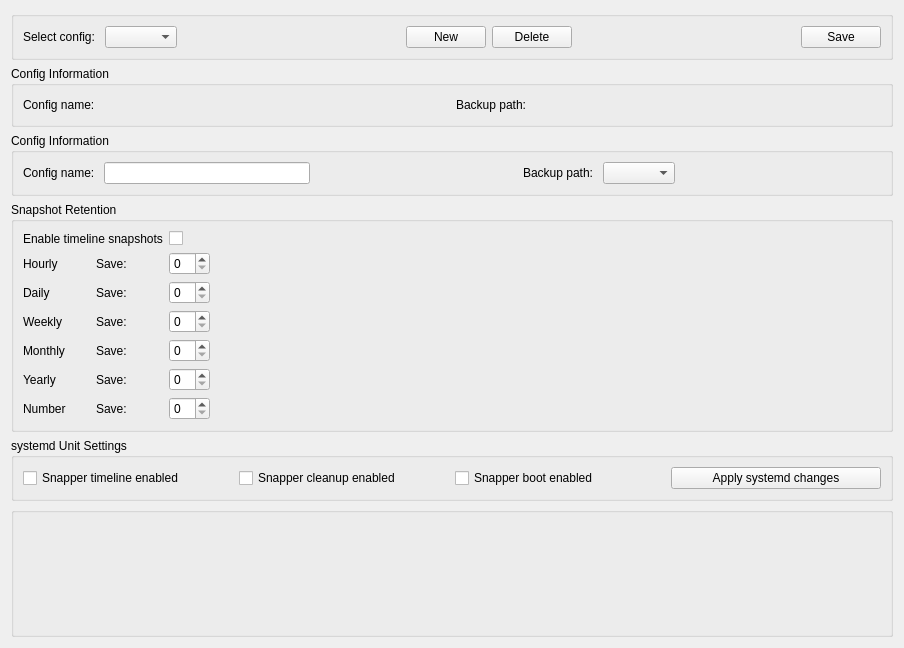
          <widget class="QWidget" name="scrollAreaWidgetContents_6">
           <property name="geometry">
            <rect>
             <x>0</x>
             <y>0</y>
             <width>904</width>
             <height>648</height>
            </rect>
           </property>
           <layout class="QVBoxLayout" name="verticalLayout_2">
            <item>
             <widget class="QGroupBox" name="groupBox_snapperConfigCrud">
              <property name="title">
               <string notr="true"/>
              </property>
              <layout class="QHBoxLayout" name="horizontalLayout_3">
               <item>
                <widget class="QLabel" name="label_6">
                 <property name="text">
                  <string>Select config: </string>
                 </property>
                </widget>
               </item>
               <item>
                <widget class="QComboBox" name="comboBox_snapperConfigSettings"/>
               </item>
               <item>
                <spacer name="horizontalSpacer_10">
                 <property name="orientation">
                  <enum>Qt::Horizontal</enum>
                 </property>
                 <property name="sizeHint" stdset="0">
                  <size>
                   <width>40</width>
                   <height>20</height>
                  </size>
                 </property>
                </spacer>
               </item>
               <item>
                <widget class="QPushButton" name="pushButton_snapperNewConfig">
                 <property name="text">
                  <string>New</string>
                 </property>
                </widget>
               </item>
               <item>
                <widget class="QPushButton" name="pushButton_snapperDeleteConfig">
                 <property name="text">
                  <string>Delete</string>
                 </property>
                </widget>
               </item>
               <item>
                <spacer name="horizontalSpacer_11">
                 <property name="orientation">
                  <enum>Qt::Horizontal</enum>
                 </property>
                 <property name="sizeHint" stdset="0">
                  <size>
                   <width>40</width>
                   <height>20</height>
                  </size>
                 </property>
                </spacer>
               </item>
               <item>
                <widget class="QPushButton" name="pushButton_snapperSaveConfig">
                 <property name="text">
                  <string>Save</string>
                 </property>
                </widget>
               </item>
              </layout>
             </widget>
            </item>
            <item>
             <widget class="QGroupBox" name="groupBox_snapperConfigDisplay">
              <property name="title">
               <string>Config Information</string>
              </property>
              <layout class="QHBoxLayout" name="horizontalLayout_4">
               <item>
                <widget class="QLabel" name="label_snapperConfigName">
                 <property name="text">
                  <string>Config name: </string>
                 </property>
                </widget>
               </item>
               <item>
                <widget class="QLabel" name="label_snapperConfigNameValue">
                 <property name="text">
                  <string notr="true"/>
                 </property>
                </widget>
               </item>
               <item>
                <spacer name="horizontalSpacer_12">
                 <property name="orientation">
                  <enum>Qt::Horizontal</enum>
                 </property>
                 <property name="sizeHint" stdset="0">
                  <size>
                   <width>40</width>
                   <height>20</height>
                  </size>
                 </property>
                </spacer>
               </item>
               <item>
                <widget class="QLabel" name="label_snapperBackupPath">
                 <property name="text">
                  <string>Backup path: </string>
                 </property>
                </widget>
               </item>
               <item>
                <widget class="QLabel" name="label_snapperBackupPathValue">
                 <property name="text">
                  <string notr="true"/>
                 </property>
                </widget>
               </item>
               <item>
                <spacer name="horizontalSpacer_13">
                 <property name="orientation">
                  <enum>Qt::Horizontal</enum>
                 </property>
                 <property name="sizeHint" stdset="0">
                  <size>
                   <width>40</width>
                   <height>20</height>
                  </size>
                 </property>
                </spacer>
               </item>
              </layout>
             </widget>
            </item>
            <item>
             <widget class="QGroupBox" name="groupBox_snapperConfigEdit">
              <property name="title">
               <string>Config Information</string>
              </property>
              <layout class="QHBoxLayout" name="horizontalLayout_7">
               <item>
                <widget class="QLabel" name="label_snapperName">
                 <property name="text">
                  <string>Config name: </string>
                 </property>
                </widget>
               </item>
               <item>
                <widget class="QLineEdit" name="lineEdit_snapperName">
                 <property name="maxLength">
                  <number>20</number>
                 </property>
                </widget>
               </item>
               <item>
                <spacer name="horizontalSpacer_14">
                 <property name="orientation">
                  <enum>Qt::Horizontal</enum>
                 </property>
                 <property name="sizeHint" stdset="0">
                  <size>
                   <width>40</width>
                   <height>20</height>
                  </size>
                 </property>
                </spacer>
               </item>
               <item>
                <widget class="QLabel" name="label_backupPath">
                 <property name="text">
                  <string>Backup path: </string>
                 </property>
                </widget>
               </item>
               <item>
                <widget class="QComboBox" name="comboBox_snapperPath">
                 <property name="sizeAdjustPolicy">
                  <enum>QComboBox::AdjustToContents</enum>
                 </property>
                </widget>
               </item>
               <item>
                <spacer name="horizontalSpacer_15">
                 <property name="orientation">
                  <enum>Qt::Horizontal</enum>
                 </property>
                 <property name="sizeHint" stdset="0">
                  <size>
                   <width>40</width>
                   <height>20</height>
                  </size>
                 </property>
                </spacer>
               </item>
              </layout>
             </widget>
            </item>
            <item>
             <widget class="QGroupBox" name="groupBox_snapperConfigSettings">
              <property name="sizePolicy">
               <sizepolicy hsizetype="Preferred" vsizetype="Expanding">
                <horstretch>0</horstretch>
                <verstretch>0</verstretch>
               </sizepolicy>
              </property>
              <property name="title">
               <string>Snapshot Retention</string>
              </property>
              <layout class="QGridLayout" name="gridLayout_27">
               <item row="4" column="1">
                <widget class="QLabel" name="label_snapperSave4">
                 <property name="text">
                  <string>Save: </string>
                 </property>
                </widget>
               </item>
               <item row="3" column="0">
                <widget class="QLabel" name="label_snapperWeekly">
                 <property name="text">
                  <string>Weekly</string>
                 </property>
                </widget>
               </item>
               <item row="5" column="1">
                <widget class="QLabel" name="label_snapperSave5">
                 <property name="text">
                  <string>Save: </string>
                 </property>
                </widget>
               </item>
               <item row="5" column="2">
                <widget class="QSpinBox" name="spinBox_snapperYearly"/>
               </item>
               <item row="2" column="2">
                <widget class="QSpinBox" name="spinBox_snapperDaily"/>
               </item>
               <item row="1" column="0">
                <widget class="QLabel" name="label_snapperHourly">
                 <property name="text">
                  <string>Hourly</string>
                 </property>
                </widget>
               </item>
               <item row="5" column="0">
                <widget class="QLabel" name="label_snapperYearly">
                 <property name="text">
                  <string>Yearly</string>
                 </property>
                </widget>
               </item>
               <item row="1" column="2">
                <widget class="QSpinBox" name="spinBox_snapperHourly"/>
               </item>
               <item row="4" column="0">
                <widget class="QLabel" name="label_snapperMonthly">
                 <property name="text">
                  <string>Monthly</string>
                 </property>
                </widget>
               </item>
               <item row="2" column="0">
                <widget class="QLabel" name="label_snapperDaily">
                 <property name="text">
                  <string>Daily</string>
                 </property>
                </widget>
               </item>
               <item row="4" column="2">
                <widget class="QSpinBox" name="spinBox_snapperMonthly"/>
               </item>
               <item row="2" column="1">
                <widget class="QLabel" name="label_snapperSave2">
                 <property name="text">
                  <string>Save: </string>
                 </property>
                </widget>
               </item>
               <item row="3" column="2">
                <widget class="QSpinBox" name="spinBox_snapperWeekly"/>
               </item>
               <item row="3" column="1">
                <widget class="QLabel" name="label_snapperSave3">
                 <property name="text">
                  <string>Save: </string>
                 </property>
                </widget>
               </item>
               <item row="1" column="1">
                <widget class="QLabel" name="label_snapperSave1">
                 <property name="text">
                  <string>Save: </string>
                 </property>
                </widget>
               </item>
               <item row="2" column="3">
                <spacer name="horizontalSpacer_16">
                 <property name="orientation">
                  <enum>Qt::Horizontal</enum>
                 </property>
                 <property name="sizeHint" stdset="0">
                  <size>
                   <width>40</width>
                   <height>20</height>
                  </size>
                 </property>
                </spacer>
               </item>
               <item row="6" column="0">
                <widget class="QLabel" name="label_snapperNumber">
                 <property name="text">
                  <string>Number</string>
                 </property>
                </widget>
               </item>
               <item row="6" column="1">
                <widget class="QLabel" name="label_snapperSave6">
                 <property name="text">
                  <string>Save:</string>
                 </property>
                </widget>
               </item>
               <item row="6" column="2">
                <widget class="QSpinBox" name="spinBox_snapperNumber"/>
               </item>
               <item row="0" column="2">
                <widget class="QCheckBox" name="checkBox_snapperEnableTimeline">
                 <property name="text">
                  <string/>
                 </property>
                </widget>
               </item>
               <item row="0" column="0" colspan="2">
                <widget class="QLabel" name="label_snapperEnableTimeline">
                 <property name="text">
                  <string>Enable timeline snapshots</string>
                 </property>
                </widget>
               </item>
              </layout>
             </widget>
            </item>
            <item>
             <widget class="QGroupBox" name="groupBox_snapperUnits">
              <property name="sizePolicy">
               <sizepolicy hsizetype="MinimumExpanding" vsizetype="Minimum">
                <horstretch>0</horstretch>
                <verstretch>0</verstretch>
               </sizepolicy>
              </property>
              <property name="title">
               <string>systemd Unit Settings</string>
              </property>
              <layout class="QHBoxLayout" name="horizontalLayout_6">
               <item>
                <widget class="QCheckBox" name="checkBox_snapperTimeline">
                 <property name="text">
                  <string>Snapper timeline enabled</string>
                 </property>
                 <property name="actionType" stdset="0">
                  <string notr="true">service</string>
                 </property>
                 <property name="actionData" stdset="0">
                  <string notr="true">snapper-timeline.timer</string>
                 </property>
                </widget>
               </item>
               <item>
                <widget class="QCheckBox" name="checkBox_snapperCleanup">
                 <property name="text">
                  <string>Snapper cleanup enabled</string>
                 </property>
                 <property name="actionType" stdset="0">
                  <string notr="true">service</string>
                 </property>
                 <property name="actionData" stdset="0">
                  <string notr="true">snapper-cleanup.timer</string>
                 </property>
                </widget>
               </item>
               <item>
                <widget class="QCheckBox" name="checkBox_snapperBoot">
                 <property name="text">
                  <string>Snapper boot enabled</string>
                 </property>
                 <property name="actionType" stdset="0">
                  <string notr="true">service</string>
                 </property>
                 <property name="actionData" stdset="0">
                  <string notr="true">snapper-boot.timer</string>
                 </property>
                </widget>
               </item>
               <item>
                <widget class="QPushButton" name="pushButton_snapperUnitsApply">
                 <property name="maximumSize">
                  <size>
                   <width>1000</width>
                   <height>16777215</height>
                  </size>
                 </property>
                 <property name="text">
                  <string>Apply systemd changes</string>
                 </property>
                </widget>
               </item>
              </layout>
             </widget>
            </item>
            <item>
             <widget class="QGroupBox" name="groupBox_2">
              <property name="sizePolicy">
               <sizepolicy hsizetype="Preferred" vsizetype="Expanding">
                <horstretch>0</horstretch>
                <verstretch>0</verstretch>
               </sizepolicy>
              </property>
              <property name="title">
               <string/>
              </property>
             </widget>
            </item>
           </layout>
          </widget>
